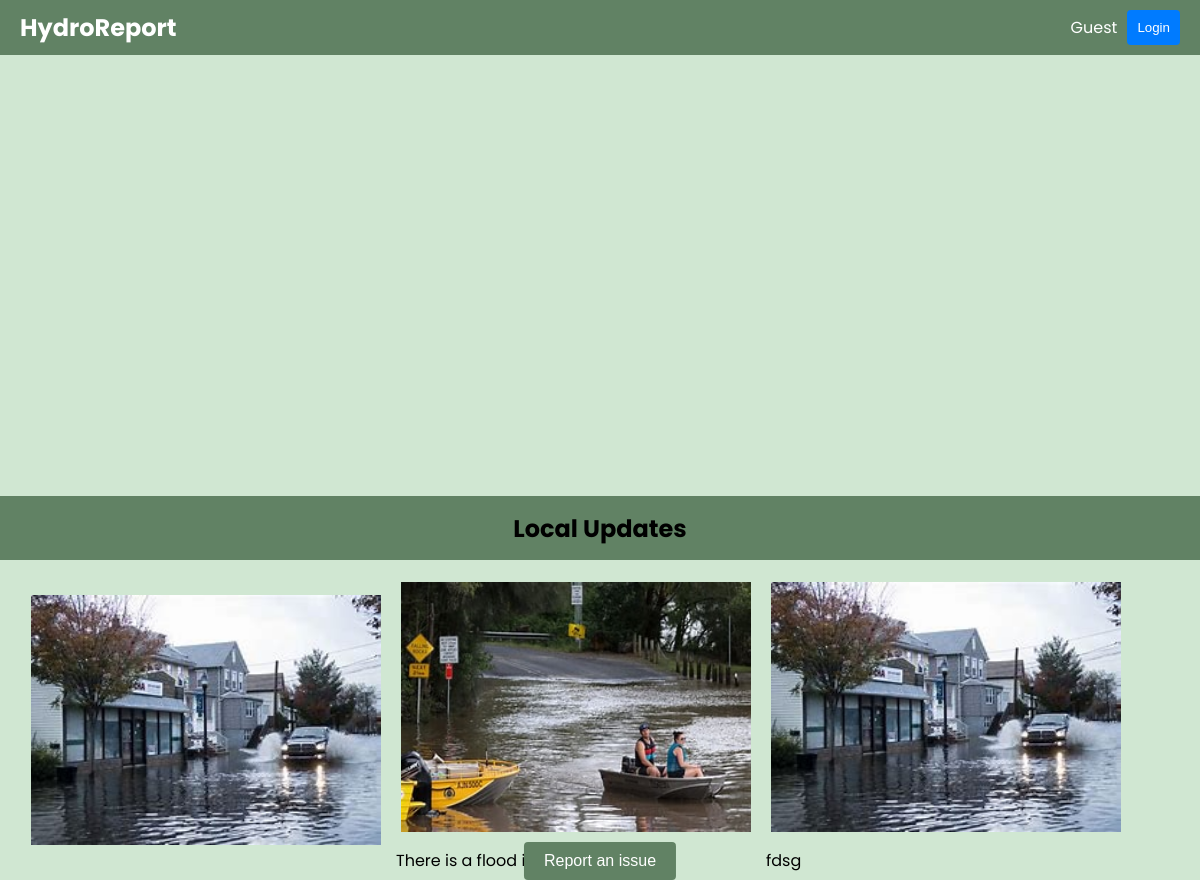
Before: / with the older database file.
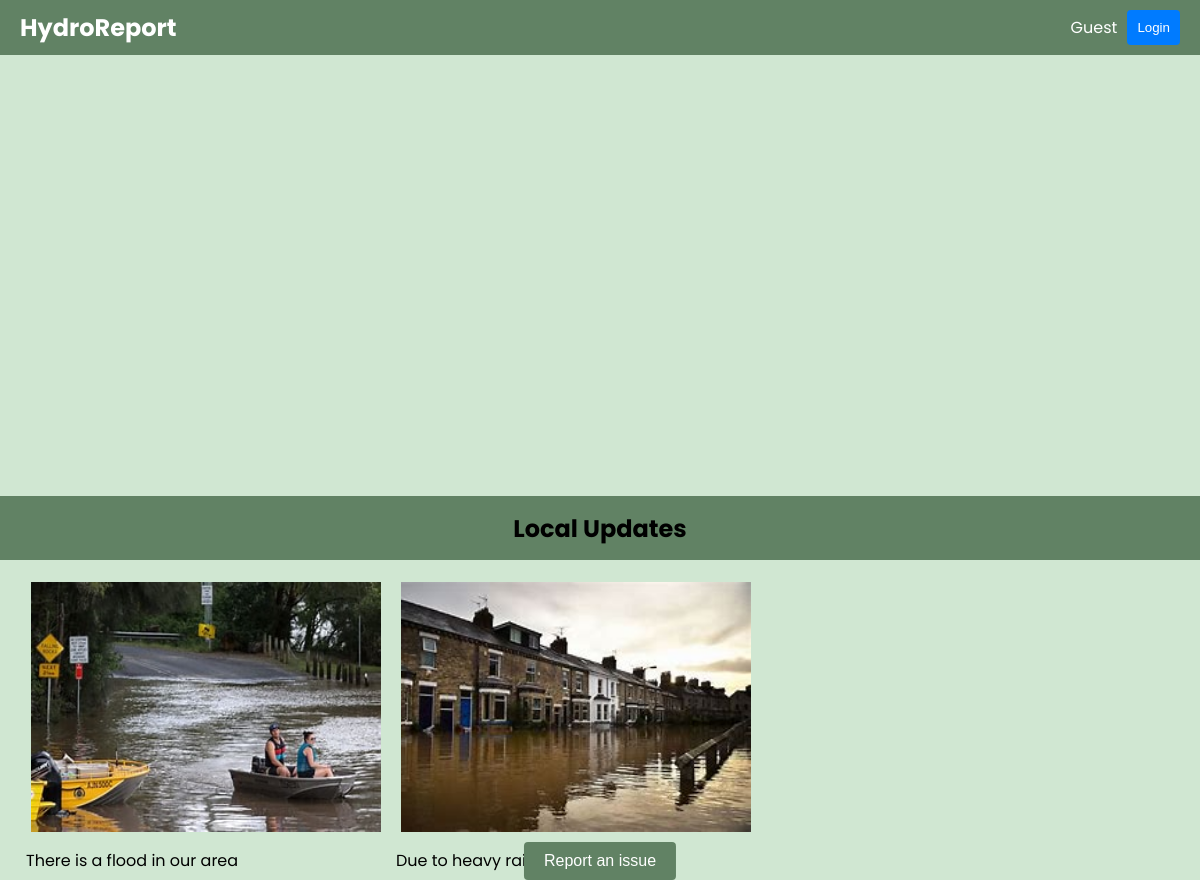
After: the same page with the newer database file.
### tables this page shows
CREATE TABLE `image` (
  `id` int(255) NOT NULL,
  `filename` varchar(255) NOT NULL,
  `descryption` varchar(255) DEFAULT NULL
);

### index.php (the view, shortened to what this page needs)
<?php
	$db = mysqli_connect("localhost", "root", "", "dhydro");
?>
<!doctype html>
<html lang="en">
  <head>
    <link rel="stylesheet" href="style.css">
  </head>
  <body>
    <header>
      <div id="logo">HydroReport</div>
      <div id="user-profile">
          <span id="user-name">Guest</span>
         <button id="btnLogin">Login</button>
      </div>
     </header>
     <main>
      <iframe src="https://www.google.com/maps/embed?pb=!1m14!1m12!1m3!1d14750.332656334496!2d73.35906865!3d22.44470965!2m3!1f0!2f0!3f0!3m2!1i1024!2i768!4f13.1!5e0!3m2!1sen!2sin!4v1695362823792!5m2!1sen!2sin" width="100%" height="450" style="border:0;" allowfullscreen="" loading="lazy"></iframe>
  <div class="submission-list" id="submission-list">
    <div class="submission-list-header">
      <h2>Local Updates</h2>
    </div>
    <div id="display-image">
		<marquee>
            <table>
                <tr><?php
		$query = " select * from image ";
		$result = mysqli_query($db, $query);
		while ($data = mysqli_fetch_assoc($result)) {
		?>
        <td>
            <table>
                <tr><td>
			<img src="./image/<?php echo $data['filename']; ?>">
        </td></tr>
        <tr><td>
            <?php echo $data['descryption']; ?>
        </td></tr>
        </table>
        </td>
		<?php
		}
		?></tr></table></marquee>
	</div>
  </div>
  <a href="sub1.php"><button class="my-button" role="button">Report an issue</button></a>
  </main>
  </body>
</html>

### style.css (style rules this page uses)
body { font-family: 'Poppins', sans-serif; background-color: #D0E7D2; margin: 0; padding: 0; }
header { background-color: #618264; color: #fff; display: flex; justify-content: space-between; align-items: center; padding: 10px 20px; }
#logo { font-size: 24px; font-weight: bold; }
#user-profile { display: flex; align-items: center; }
#user-name { margin-right: 10px; }
.submission-list { position: absolute; top: 60%; left: 50%; transform: translate(-50%, -50%); padding: 10px; background-color: #618264; width: 100%; height: 5%; }
.submission-list h2 { margin: auto; width: 50%; text-align: center; padding: 5px; }
button { background-color: #007BFF; color: #fff; padding: 10px; border: none; border-radius: 4px; cursor: pointer; }
#display-image { width: 100%; justify-content: center; padding: 5px; margin: 15px; }
img { margin: 5px; width: 350px; height: 250px; }

### index.php (style rules this page uses)
.my-button { background-color: #618264; color: #fff; padding: 10px 20px; border: none; border-radius: 4px; cursor: pointer; font-size: 16px; position: fixed; bottom: 0; left: 50%; transform: translateX(-50%); }

Changed rows visible on the page:
removed image: filename (picture)
removed image: filename (picture), descryption "fdsg"
added image: filename (picture), descryption "Due to heavy rain…"
